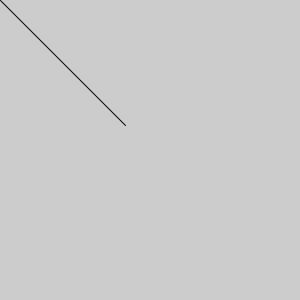
Frame 1 (no input)
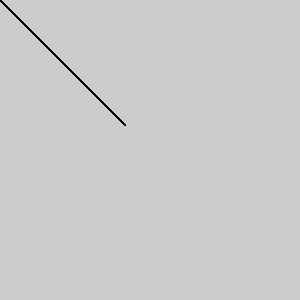
Frame 60 (the mouse pressed at the canvas centre just before this capture)
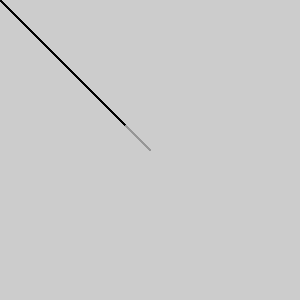
Frame 120 (the mouse held since frame 60 and released just before this capture)

The Processing sketch that drew these frames (run headless with seeded random() and noise(); from frame 60 on, the mouse is pressed at the canvas centre):

// Processing sketch: processing_182164
// ── processing_182164.pde


void setup() {
size(300,300);
}
 
void draw() {
line(125, 125, mouseX, mouseY);
stroke(mouseX, mouseY, mouseY);
}
